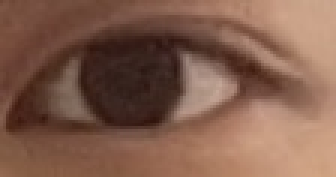
#> input picture openCV/eye.jpg, 112 x 59 px (shown 3 times larger)
$ jupyter execute eyeDet.ipynb
#> lines starting #> are read from the running program, lines starting #| are printed output that depends on the picture; after the words box and inside, x2 and y2 are one past the last pixel; in counts of white or black regions, pixels touching at a corner belong together
[cell 1]
# Step 1: Load the original image
from matplotlib import pyplot as plt
import cv2

# Load the image
image = cv2.imread('eye.jpg')
#> image is the input picture: shape (59, 112, 3); mean B, G, R 76.7, 93.6, 130.2

# Convert BGR to RGB for display
image_rgb = cv2.cvtColor(image, cv2.COLOR_BGR2RGB)

# Display the original image
plt.imshow(image_rgb)
plt.title('Original Image')
plt.axis('off')
plt.show()

[cell 2]
# Step 2: Convert the image to grayscale
gray_image = cv2.cvtColor(image, cv2.COLOR_BGR2GRAY)
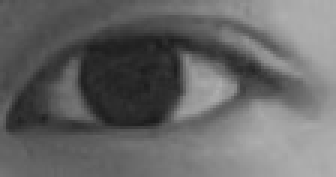
#> gray_image: shape (59, 112) (shown 3 times larger); min 27, max 175, mean 102.6

# Display the grayscale image
plt.imshow(gray_image, cmap='gray')
plt.title('Grayscale Image')
plt.axis('off')
plt.show()

[cell 3]
# Step 3: Apply Gaussian Blur
gaussian_blur = cv2.GaussianBlur(gray_image, (5, 5), 0)

# Display the blurred image
plt.imshow(gaussian_blur, cmap='gray')
plt.title('Gaussian Blurred Image')
plt.axis('off')
plt.show()

[cell 4]
# Step 4: Apply Canny Edge Detection
edges = cv2.Canny(gaussian_blur, 40, 170)
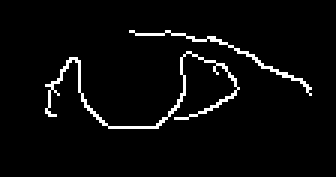
#> edges: shape (59, 112) (shown 3 times larger); 3.8% white in thin lines or dots, all inside (x1, y1, x2, y2) = (15, 10, 104, 43)

# Display the edges
plt.imshow(edges, cmap='gray')
plt.title('Canny Edge Detection')
plt.axis('off')
plt.show()

[cell 5]
# Step 5: Mask the top and bottom with black
import numpy as np

mask = np.zeros_like(edges)
width = edges.shape[1]
#> width = 112
height = edges.shape[0]
#> height = 59
mask[int(height*0.4):int(height*0.90), int(width*0.2):int(width*0.58)] = 1

masked_edges = edges * mask
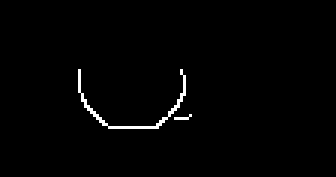
#> masked_edges: shape (59, 112) (shown 3 times larger); 1.2% white in thin lines or dots, all inside (x1, y1, x2, y2) = (26, 23, 64, 43)

# Display the masked edges
plt.imshow(masked_edges, cmap='gray')
plt.title('Masked Image')
plt.axis('off')
plt.show()

[cell 6]
# Step 6: Ellipse Fitting
contours, _ = cv2.findContours(masked_edges, cv2.RETR_TREE, cv2.CHAIN_APPROX_SIMPLE)
#> contours = 2 contours, all with area under 20

if contours:
    # Find the largest contour by area
    largest_contour = max(contours, key=cv2.contourArea)
#> largest_contour = contour of 36 points, box (x1, y1, x2, y2) (26, 23, 62, 43), area 16

    if len(largest_contour) >= 5:  # Need at least 5 points to fit ellipse
        ellipse = cv2.fitEllipse(largest_contour)
#> ellipse = ((43.33, 26.6), (33.64, 34.9), 101)
        output = image.copy()
        cv2.ellipse(output, ellipse, (0, 255, 0), 1)
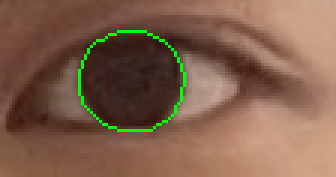
#> output: shape (59, 112, 3) (shown 3 times larger); 1.48% of pixels changed, all inside (x1, y1, x2, y2) = (26, 10, 62, 44)

        # Convert BGR to RGB for display
        output_rgb = cv2.cvtColor(output, cv2.COLOR_BGR2RGB)

        # Display the output image with the largest ellipse
        plt.imshow(output_rgb)
        plt.title('Largest Ellipse Fitting')
        plt.axis('off')
        plt.show()
    else:
        print("The largest contour does not have enough points to fit an ellipse.")
else:
    print("No contours found.")
